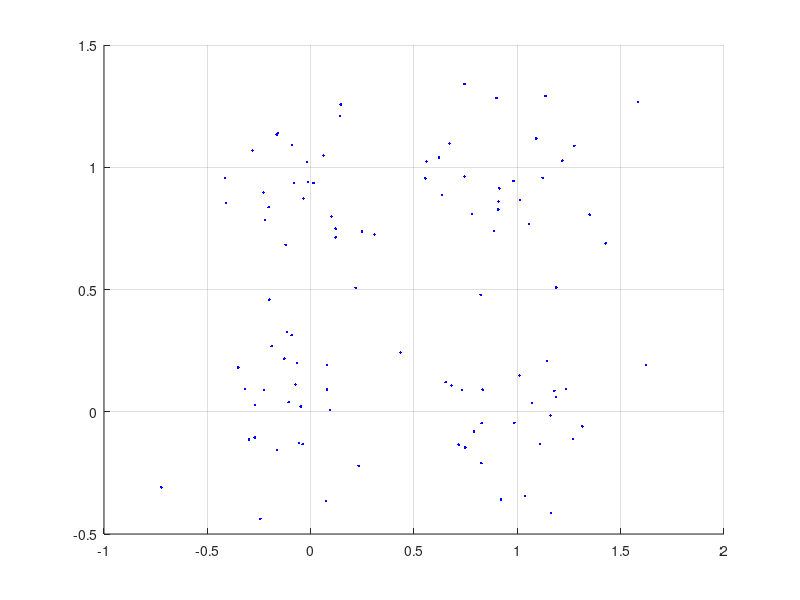

Reproduce this figure in MATLAB. (Note: this script raises an error after producing the figure.)
%-----------------------------------------------------------------
% This script Ilustrates the use of genfis1 and genfis3

clear all;
close all;
clc;

% defining training data

% classification problem
load dataset_2d.mat;
X = x;
Yd = y;
figure;
hold on;
grid on;
plot(X(:,1),X(:,2),'b.');


%-----------------------------------------------------------------------
% fis = genfis1(data,numMFs,inmftype,outmftype)  
% genfis1 generates a single-output Sugeno-type fuzzy inference system 
% using a grid partition on the data.

% Specify the following input membership functions for the generated FIS:
% 3 Gaussian membership functions for the first input variable (x1)
% 5 triangular membership functions for the second input variable (x2)
numMFs = [4 4];
mfType = char('gaussmf','gaussmf');

% Generate the FIS
data = [X Yd];   % data = [X1 X2 Yd]
fis1 = genfis1(data, numMFs, mfType);

% Plot the input membership functions. Each input variable has the 
% specified number and type of input membership functions, evenly 
% distributed over their input range.
figure;
[x1,mf1] = plotmf(fis1,'input',1);
subplot(2,1,1)
plot(x1,mf1)
xlabel('input 1 (gaussmf)')
[x2,mf2] = plotmf(fis1,'input',2);
subplot(2,1,2)
plot(x2,mf2)
xlabel('input 2 (trimf)')


%-----------------------------------------------------------------------
% fis = genfis3(Xin,Xout,type,cluster_n) 
% genfis3 generates an FIS using fuzzy c-means (FCM) 
% clustering by extracting a set of rules that models the data behavior. 

type = 'sugeno';
numClusters = 4; % equal to number of rules

%Generate a Sugeno-type FIS with 3 rules.
% The input membership function type is 'gaussmf'. By default, 
% the output membership function type is 'linear'. 
fis2 = genfis3(X, Yd, type, numClusters);

% Plot the input membership functions.
figure;
[x1,mf1] = plotmf(fis2,'input',1);
subplot(2,1,1)
plot(x1,mf1)
xlabel('Membership Functions for Input 1')
[x2,mf2] = plotmf(fis2,'input',2);
subplot(2,1,2)
plot(x2,mf2)
xlabel('Membership Functions for Input 2')
